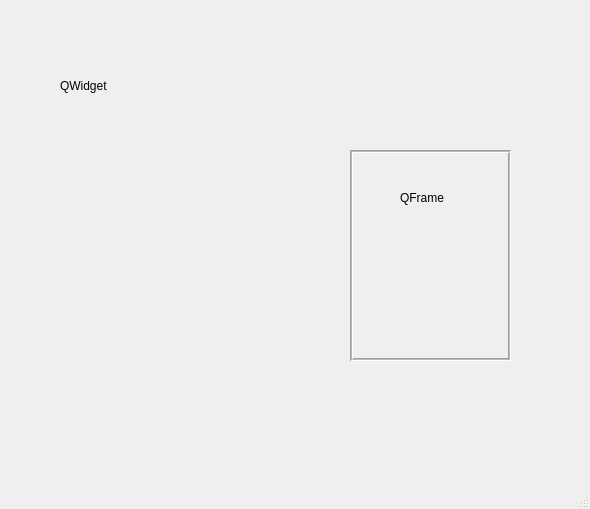
<?xml version="1.0" encoding="UTF-8"?>
<ui version="4.0">
 <class>MainWindow</class>
 <widget class="QMainWindow" name="MainWindow">
  <property name="geometry">
   <rect>
    <x>0</x>
    <y>0</y>
    <width>590</width>
    <height>509</height>
   </rect>
  </property>
  <property name="windowTitle">
   <string>MainWindow</string>
  </property>
  <widget class="QWidget" name="centralwidget">
   <property name="enabled">
    <bool>true</bool>
   </property>
   <widget class="QWidget" name="widget" native="true">
    <property name="enabled">
     <bool>true</bool>
    </property>
    <property name="geometry">
     <rect>
      <x>30</x>
      <y>30</y>
      <width>141</width>
      <height>171</height>
     </rect>
    </property>
    <property name="sizePolicy">
     <sizepolicy hsizetype="Fixed" vsizetype="Preferred">
      <horstretch>0</horstretch>
      <verstretch>0</verstretch>
     </sizepolicy>
    </property>
    <property name="cursor">
     <cursorShape>PointingHandCursor</cursorShape>
    </property>
    <property name="tabletTracking">
     <bool>false</bool>
    </property>
    <property name="focusPolicy">
     <enum>Qt::FocusPolicy::NoFocus</enum>
    </property>
    <widget class="QLabel" name="label">
     <property name="geometry">
      <rect>
       <x>30</x>
       <y>40</y>
       <width>81</width>
       <height>31</height>
      </rect>
     </property>
     <property name="text">
      <string>QWidget</string>
     </property>
    </widget>
   </widget>
   <widget class="QFrame" name="frame">
    <property name="geometry">
     <rect>
      <x>350</x>
      <y>150</y>
      <width>161</width>
      <height>211</height>
     </rect>
    </property>
    <property name="frameShape">
     <enum>QFrame::Shape::Box</enum>
    </property>
    <property name="frameShadow">
     <enum>QFrame::Shadow::Sunken</enum>
    </property>
    <property name="lineWidth">
     <number>1</number>
    </property>
    <property name="midLineWidth">
     <number>1</number>
    </property>
    <widget class="QLabel" name="label_2">
     <property name="geometry">
      <rect>
       <x>50</x>
       <y>40</y>
       <width>53</width>
       <height>15</height>
      </rect>
     </property>
     <property name="text">
      <string>QFrame</string>
     </property>
    </widget>
   </widget>
  </widget>
  <widget class="QMenuBar" name="menubar">
   <property name="geometry">
    <rect>
     <x>0</x>
     <y>0</y>
     <width>590</width>
     <height>20</height>
    </rect>
   </property>
  </widget>
  <widget class="QStatusBar" name="statusbar"/>
 </widget>
 <resources/>
 <connections/>
</ui>
